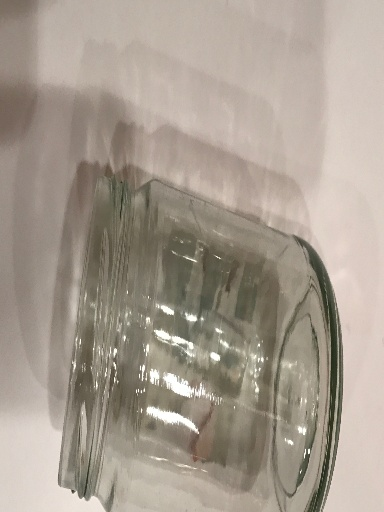
#> input picture dataset-resized/glass/glass123.jpg, 384 x 512 px; its folder holds only this picture in this run
$ python resize.py
#> lines starting #> are read from the running program, lines starting #| are printed output that depends on the picture
import os
import numpy as np
import cv2

DIM1 = 384
DIM2 = 512

def resize(image, dim1, dim2):
	return cv2.resize(image, (dim1, dim2))

def fileWalk(directory, destPath):
#> called with directory = 'dataset-original/glass', destPath = 'dataset-resized/glass'
	try:
		os.makedirs(destPath)
	except OSError:
		if not os.path.isdir(destPath):
			raise

	for subdir, dirs, files in os.walk(directory):
		for file in files:
			if len(file) <= 4 or file[-4:] != '.jpg':
				continue

			pic = cv2.imread(os.path.join(subdir, file))
#> pic is the input picture: shape (512, 384, 3); mean B, G, R 143.6, 155.8, 166.3
			dim1 = len(pic)
#> dim1 = 512
			dim2 = len(pic[0])
#> dim2 = 384
			if dim1 > dim2:
				pic = np.rot90(pic)
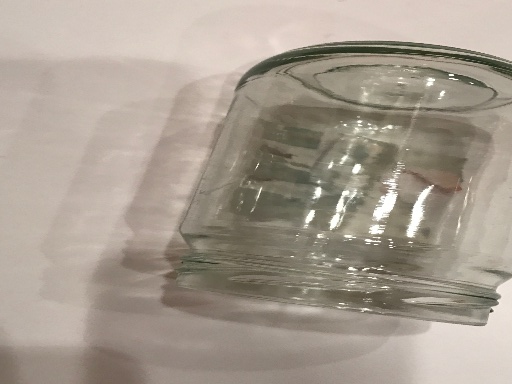
#> pic: shape (384, 512, 3); mean B, G, R 143.6, 155.8, 166.3

			picResized = resize(pic, DIM1, DIM2)
#> in resize, `return cv2.resize(image, (dim1, dim2))`:
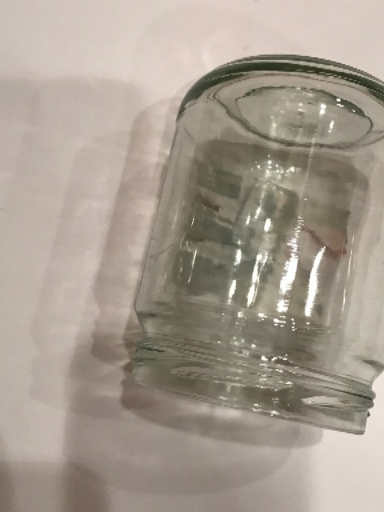
#> returned value: shape (512, 384, 3); mean of channels 0, 1, 2 143.5, 155.7, 166.2; drawn as B, G, R
			cv2.imwrite(os.path.join(destPath, file), picResized)


def main():
	prepath = os.path.join(os.getcwd(), 'dataset-original')
	glassDir = os.path.join(prepath, 'glass')
	paperDir = os.path.join(prepath, 'paper')
	cardboardDir = os.path.join(prepath, 'cardboard')
	plasticDir = os.path.join(prepath, 'plastic')
	metalDir = os.path.join(prepath, 'metal')
	trashDir = os.path.join(prepath, 'trash')

	destPath = os.path.join(os.getcwd(), 'dataset-resized')
	try:
		os.makedirs(destPath)
	except OSError:
		if not os.path.isdir(destPath):
			raise

	#GLASS
	fileWalk(glassDir, os.path.join(destPath, 'glass'))

	#PAPER
	fileWalk(paperDir, os.path.join(destPath, 'paper'))

	#CARDBOARD
	fileWalk(cardboardDir, os.path.join(destPath, 'cardboard'))

	#PLASTIC
	fileWalk(plasticDir, os.path.join(destPath, 'plastic'))

	#METAL
	fileWalk(metalDir, os.path.join(destPath, 'metal'))

	#TRASH
	fileWalk(trashDir, os.path.join(destPath, 'trash'))

if __name__ == '__main__':
    main()

$ run again, on dataset-resized/glass/glass156.jpg
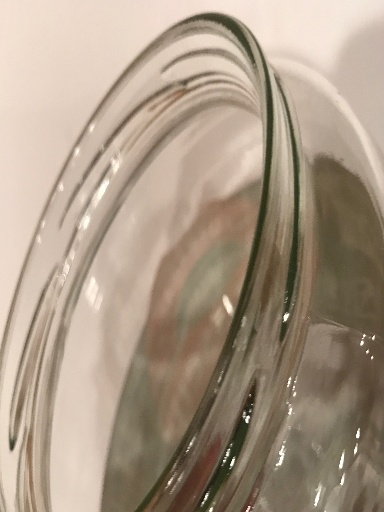
#> input picture dataset-resized/glass/glass156.jpg, 384 x 512 px
#> in fileWalk, pic is the input picture: shape (512, 384, 3); mean B, G, R 134.5, 153, 170
#> dim1 = 512
#> dim2 = 384
#> in fileWalk, `pic = np.rot90(pic)`:
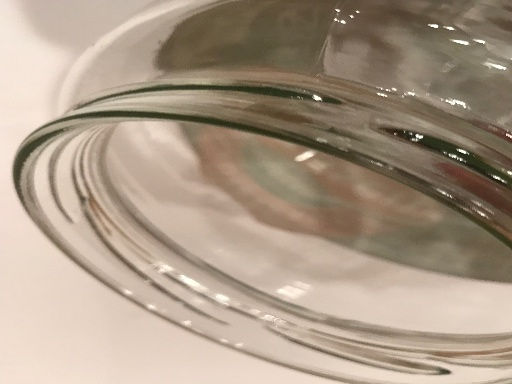
#> pic: shape (384, 512, 3); mean B, G, R 134.5, 153, 170
#> in resize, `return cv2.resize(image, (dim1, dim2))`:
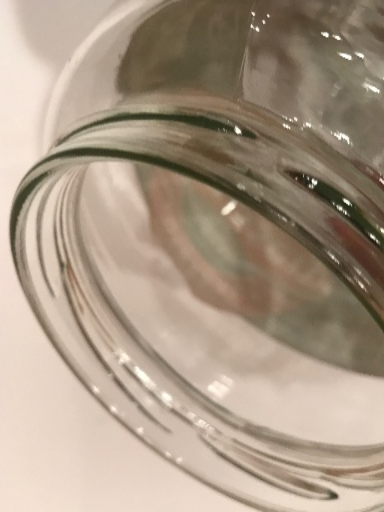
#> returned value: shape (512, 384, 3); mean of channels 0, 1, 2 134.4, 152.9, 169.9; drawn as B, G, R

$ run again, on dataset-resized/glass/glass132.jpg
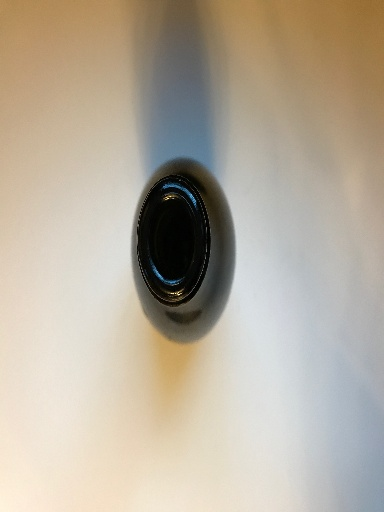
#> input picture dataset-resized/glass/glass132.jpg, 384 x 512 px
#> in fileWalk, pic is the input picture: shape (512, 384, 3); mean B, G, R 156.8, 172.9, 182.8
#> dim1 = 512
#> dim2 = 384
#> in fileWalk, `pic = np.rot90(pic)`:
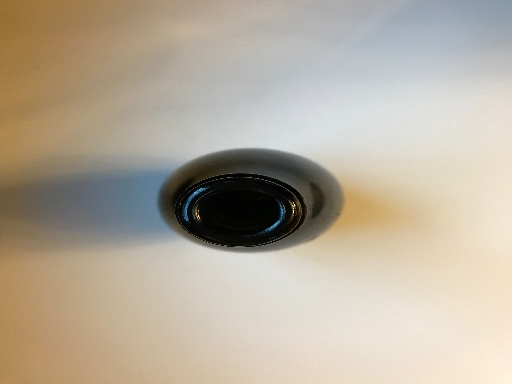
#> pic: shape (384, 512, 3); mean B, G, R 156.8, 172.9, 182.8
#> in resize, `return cv2.resize(image, (dim1, dim2))`:
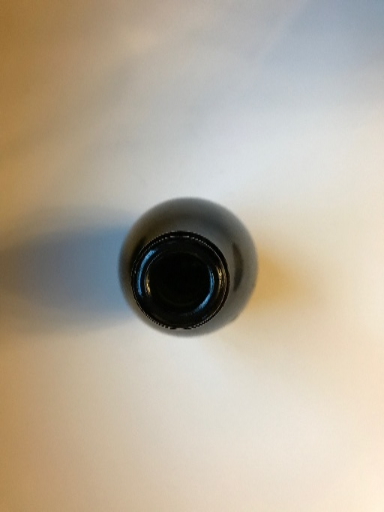
#> returned value: shape (512, 384, 3); mean of channels 0, 1, 2 156.7, 172.8, 182.7; drawn as B, G, R
